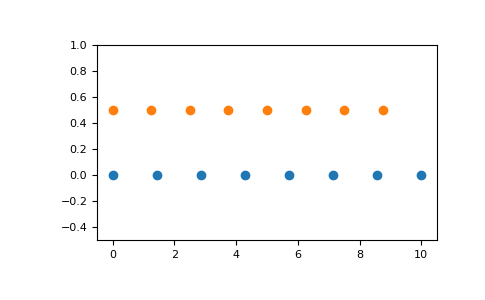

Reproduce this figure in Python.
np.linspace(2.0, 3.0, num=5)
# array([ 2.  ,  2.25,  2.5 ,  2.75,  3.  ])
np.linspace(2.0, 3.0, num=5, endpoint=False)
# array([ 2. ,  2.2,  2.4,  2.6,  2.8])
np.linspace(2.0, 3.0, num=5, retstep=True)
# (array([ 2.  ,  2.25,  2.5 ,  2.75,  3.  ]), 0.25)

# Graphical illustration:

import matplotlib.pyplot as plt
N = 8
y = np.zeros(N)
x1 = np.linspace(0, 10, N, endpoint=True)
x2 = np.linspace(0, 10, N, endpoint=False)
plt.plot(x1, y, 'o')
# [<matplotlib.lines.Line2D object at 0x...>]
plt.plot(x2, y + 0.5, 'o')
# [<matplotlib.lines.Line2D object at 0x...>]
plt.ylim([-0.5, 1])
# (-0.5, 1)
plt.show()
